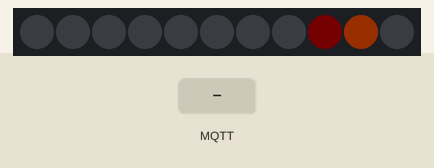
A sketch run on a simulated ESP8266 (NodeMCU). Parts: 11 RGB LEDs in strip order, left to right. Inputs (shaded band) come from the test bench. Dim RGB values are drawn brighter than linear; WiFi joins after 1.5 s; servers stay silent unless stated; no MQTT or app messages arrive unless stated; what the sketch prints to the serial monitor is not drawn. At 5.1 s the program restarts the board; the recording ends there.

Above: at 2.7 s.
2.8 s: MQTT message "revspace/cams" arrives on the first subscribed topic
At 3.5 s:
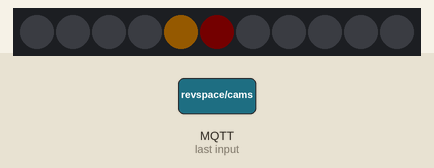
At 4.1 s:
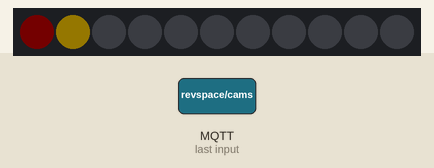
Timing chart, 0 to 5.1 s (numbered marks = the images above; inputs shaded):
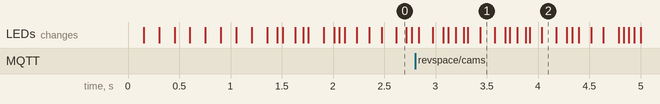

The sketch:

main.ino
```cpp
#include <EEPROM.h>

#include <ESP8266WiFi.h>
#include <ESP8266mDNS.h>
#include <WiFiUdp.h>
#include <ArduinoOTA.h>
#include <WiFiUdp.h>
#include <WiFiClient.h>

#include <PubSubClient.h> //https://github.com/knolleary/pubsubclient/releases/tag/2.4

#include "FastLED.h"
ADC_MODE(ADC_VCC);
FASTLED_USING_NAMESPACE

#if defined(FASTLED_VERSION) && (FASTLED_VERSION < 3001000)
#warning "Requires FastLED 3.1 or later; check github for latest code."
#endif

void onMqttMessage(char* topic, byte * payload, unsigned int length);
boolean reconnect();
void mqtt_publish (String topic, String message);

#define DATA_PIN    5
#define CLK_PIN     6
#define LED_TYPE    APA102
#define COLOR_ORDER BGR
#define NUM_LEDS    11
CRGB leds[NUM_LEDS];

#define BRIGHTNESS        255
#define FRAMES_PER_SECOND 1000
#define ARRAY_SIZE(A) (sizeof(A) / sizeof((A)[0]))

bool spacestate = LOW;
bool klok_ok = false;
bool switchstate;
bool zapgevaar = LOW;
bool iemand_kijkt = LOW;
static uint8_t hue = 0;
int x = 0;
int x_p1 = 0;
int x_p2 = 0;
int dir = 1;

// WiFi settings
char ssid[] = "revspace-pub-2.4ghz"; // your network SSID (name)
char pass[] = "";                    // your network password

// MQTT Server settings and preparations
const char* mqtt_server = "mosquitto.space.revspace.nl";
WiFiClient espClient;

PubSubClient client(mqtt_server, 1883, onMqttMessage, espClient);
long lastReconnectAttempt = 0;

uint8_t gHue = 0; // rotating "base color" used by many of the patterns

boolean reconnect() {
    if (client.connect("SAMLA")) {
        client.publish("f0x/samla/online", "hello world");
        client.subscribe("revspace/cams");
        client.loop();
        client.subscribe("revspace/button/nomz");
        client.loop();
        client.subscribe("revspace/button/doorbell");
        client.loop();
    }
    return client.connected();
}


void onMqttMessage(char* topic, byte * payload, unsigned int length) {
    uint16_t spaceCnt;
    uint8_t numCnt = 0;
    char bericht[50] = "";

    Serial.print("received topic: ");
    Serial.println(topic);
    Serial.print("length: ");
    Serial.println(length);
    Serial.print("payload: ");
    for (uint8_t pos = 0; pos < length; pos++) {
        bericht[pos] = payload[pos];
    }
    Serial.println(bericht);
    Serial.println();

    if (strcmp(topic, "revspace/cams") == 0) {
        Serial.print("cams:");
        Serial.println(bericht[8]);

        uint8_t spatieteller = 3;
        uint8_t positie = 0;

        while (spatieteller) if (bericht[positie++] == ' ') spatieteller--;

        Serial.print("positie");
        Serial.println(bericht[positie], DEC);
        iemand_kijkt = (bericht[positie] != '0');
        if (iemand_kijkt) {
            Serial.println("Iemand kijkt op cam3");
        }
    }

    if (strcmp(topic, "revspace/button/nomz") == 0) {
        Serial.println("NOMZ!");
        leds[x_p1] = CRGB::Black;
        leds[x] = CRGB::Black;
        int start = millis();
        while(millis() - start < 30000) {
          for (int i=0; i<8; i++) {
            FastLED.showColor(CRGB::Orange);
            delay(20);
            FastLED.showColor(CRGB::Black);
            delay(50);
            FastLED.show();
          }
          for (int i=0; i<8; i++) {
            FastLED.showColor(CRGB::Blue);
            delay(20);
            FastLED.showColor(CRGB::Black);
            delay(50);
            FastLED.show();
          }
          delay(600);
        }
    }

    // DOORBELL
    if (strcmp(topic, "revspace/button/doorbell") == 0) {
        Serial.println("Doorbell!");
        for (uint8_t tel = 0; tel < 10; tel++) {
            for (uint8_t vuller = 0; vuller < NUM_LEDS; vuller++) {
                leds[vuller] = CRGB::Yellow;
            }
            FastLED.show();
            delay(1000);

            for (uint8_t vuller = 0; vuller < NUM_LEDS; vuller++) {
                leds[vuller] = CRGB::Black;
            }
            FastLED.show();
            delay(1000);
        }
    }
    Serial.println();
}

void mqtt_publish (String topic, String message) {
    Serial.println();
    Serial.print("Publishing ");
    Serial.print(message);
    Serial.print(" to ");
    Serial.println(topic);

    char t[100], m[100];
    topic.toCharArray(t, sizeof t);
    message.toCharArray(m, sizeof m);

    client.publish(t, m, /*retain*/ 0);
}

void setup() {
    WiFi.mode(WIFI_STA);
    Serial.begin(115200);
    Serial.println();
    Serial.println(ESP.getChipId());
    // tell FastLED about the LED strip configuration
    FastLED.addLeds<LED_TYPE, DATA_PIN, CLK_PIN, BGR,DATA_RATE_MHZ(2)>(leds, NUM_LEDS).setCorrection(TypicalLEDStrip);
    // set master brightness control
    FastLED.setBrightness(50);

    // We start by connecting to a WiFi network
    Serial.print("Connecting to ");
    Serial.println(ssid);
    WiFi.begin(ssid, pass);

    int i = 0;
    while (WiFi.status() != WL_CONNECTED) {
        delay(50);
        leds[i] = CRGB::Red;
        leds[(i+NUM_LEDS-1)%NUM_LEDS] = CRGB::Black;
        FastLED.show();
        i = (i+1)%NUM_LEDS;
        Serial.print(".");
    }
    for (int i=0; i<NUM_LEDS; i++) {
      leds[i] = CRGB::Black;
    }
    FastLED.show();
    Serial.println("");

    Serial.print("WiFi connected");
    Serial.println(ssid);

    Serial.println("IP address: ");
    Serial.println(WiFi.localIP());

    ArduinoOTA.setPassword("329euaidjk");

    ArduinoOTA.onStart([]() {
        String type;
        if (ArduinoOTA.getCommand() == U_FLASH)
          type = "sketch";
        else // U_SPIFFS
          type = "filesystem";

        // NOTE: if updating SPIFFS this would be the place to unmount SPIFFS using SPIFFS.end()
        Serial.println("Start updating " + type);
        FastLED.showColor(CRGB::Black);
    });

    ArduinoOTA.onEnd([]() {
        Serial.println("\nEnd");
        FastLED.showColor(CRGB::Green);
    });

    ArduinoOTA.onProgress([](unsigned int progress, unsigned int total) {
        Serial.printf("Progress: %u%%\r", (progress / (total / 100)));
        leds[x] = CRGB::Blue;
        leds[(x+NUM_LEDS-1)%NUM_LEDS] = CRGB::Black;
        FastLED.show();
        x = (x+1)%NUM_LEDS;
    });

    ArduinoOTA.onError([](ota_error_t error) {
        Serial.printf("Error[%u]: ", error);
        if (error == OTA_AUTH_ERROR) Serial.println("Auth Failed");
        else if (error == OTA_BEGIN_ERROR) Serial.println("Begin Failed");
        else if (error == OTA_CONNECT_ERROR) Serial.println("Connect Failed");
        else if (error == OTA_RECEIVE_ERROR) Serial.println("Receive Failed");
        else if (error == OTA_END_ERROR) Serial.println("End Failed");
    });

    ArduinoOTA.begin();
}


void loop() {
    if (!client.connected()) {
        long verstreken = millis();
        if (verstreken - lastReconnectAttempt > 5000) {
            lastReconnectAttempt = verstreken;
            // Attempt to reconnect
            if (reconnect()) {
                lastReconnectAttempt = 0;
            }
        }
    } else {
        // Client connected
        client.loop();
    }

    ArduinoOTA.handle();
    //fill_rainbow( leds, NUM_LEDS, gHue, 7);

    if (iemand_kijkt) {
      FastLED.showColor(CRGB::Red);
    } else {
      leds[x] = CHSV(hue, 255, 200);
    }

    FastLED.show();
    EVERY_N_MILLISECONDS(50) {
        hue++;
    }

    EVERY_N_MILLISECONDS(120) {
      leds[x_p2] = CRGB::Black;
      leds[x_p1] = CHSV(hue, 255, 40);
      leds[x] = CHSV(hue, 255, 50);
      x = (x + dir);

      if (x == NUM_LEDS or x < 0) {
        if (dir == -1) {
          dir = 1;
        } else {
          dir = -1;
        }
        x = (x + dir*2);
      }
      x_p2 = x_p1;
      x_p1 = x;
    }


    EVERY_N_MILLISECONDS(20000) {
      uint16_t v = ESP.getVcc();
      float_t v_cal = ((float)v/1024.0f);
      char v_str[10];
      dtostrf(v_cal, 5, 3, v_str);
      mqtt_publish("f0x/samla", v_str);
      Serial.println(ESP.getVcc());
    }

    if (hue>255) {
      hue=0;
    }
}
```
